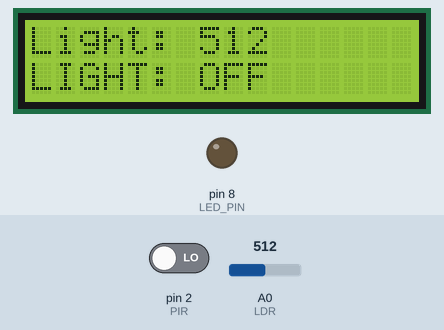
Simulated run of this sketch. Board: Arduino Uno, built with avr-gcc and run on an emulated ATmega328P. On the bench: 16×2 character LCD, output pins drawn as LEDs (lit = HIGH). The test bench sets the inputs (shaded band); at power-on: A0 (LDR) = 512, pin 2 (PIR) LOW.

Above: at 3.2 s.
3.3 s: A0 (LDR) set to 483
At 4.5 s:
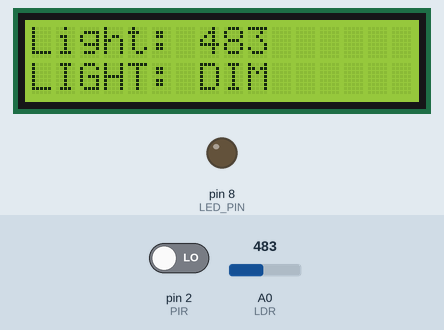
4.8 s: pin 2 (PIR) driven HIGH
At 6.1 s:
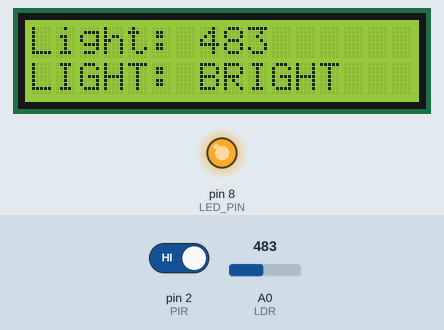
6.5 s: A0 (LDR) set to 510
At 7.8 s:
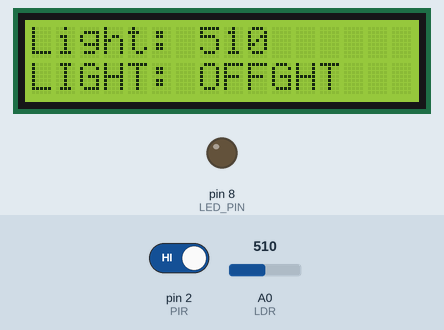
8.1 s: A0 (LDR) set to 490
At 9.4 s:
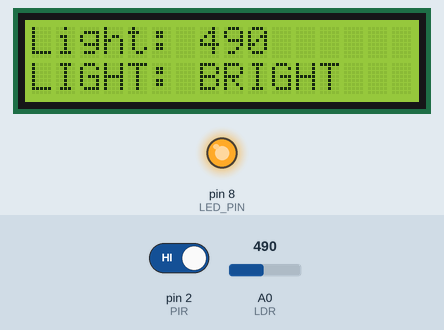
9.7 s: pin 2 (PIR) driven LOW
At 11.3 s:
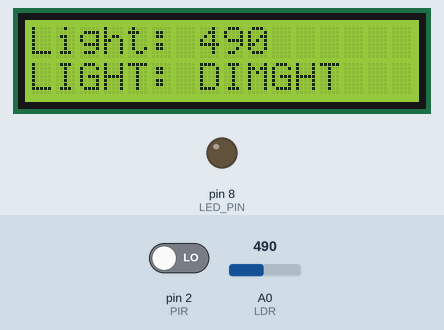
Timing chart, 0 to 12.3 s (numbered marks = the images above; inputs shaded):
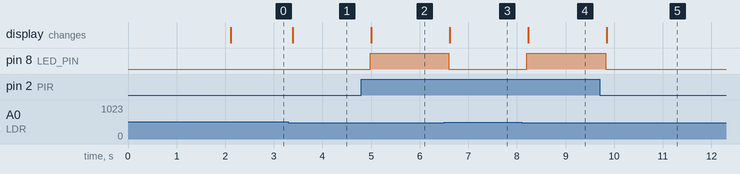

Measured:
- the behaviour switches between 500 and 499 on A0 (LDR) (found by bisection; images 0 and 1)
- after the input at 3.3 s, the display: changes after 0.09 s (image 1)
- after the input at 4.8 s, pin 8 (LED_PIN): LOW → HIGH after 0.18 s; the display: changes after 0.20 s (image 2)
- after the input at 6.5 s, pin 8 (LED_PIN): HIGH → LOW after 0.10 s; the display: changes after 0.12 s (image 3)
- after the input at 8.1 s, pin 8 (LED_PIN): LOW → HIGH after 0.10 s; the display: changes after 0.13 s (image 4)
- after the input at 9.7 s, pin 8 (LED_PIN): HIGH → LOW after 0.12 s; the display: changes after 0.14 s (image 5)

The sketch:

project2_smart_security-light_system.ino
```cpp
#include <Wire.h>
#include <LiquidCrystal_I2C.h>

//pins used
const int PIR = 2;
const int LDR = A0;
const int LED_PIN = 8;

// settings
const int DARK_THRESHOLD = 500;
const int DIM_BRIGHTNESS = 50;
const int BRIGHT_BRIGHTNESS = 255;

//LCD I2C Address
LiquidCrystal_I2C lcd(0x27, 16,2);

void setup() {
  // put your setup code here, to run once:

  // CONFIGURE PINS
  pinMode(PIR, INPUT);
  pinMode(LED_PIN, OUTPUT);

  // Turn on the LCD
  lcd.init();
  lcd.backlight();

  // messages to be printed on the LCD
  lcd.setCursor(0, 0);
  lcd.print("SMART HOME");
  lcd.setCursor(0, 1);
  lcd.print("stating...");
  delay(2000);
  lcd.clear();

}

void loop() {
  // put your main code here, to run repeatedly:

  //read sensors data
  int LightLevel = analogRead(LDR);
  int motion = digitalRead(PIR);

  // determine whether it is dark
  bool dark = LightLevel <DARK_THRESHOLD;

  // lighting logic
  if(dark && motion == HIGH) {
    analogWrite(LED_PIN, BRIGHT_BRIGHTNESS);
  } else if(dark && motion == LOW) {
    analogWrite(LED_PIN, DIM_BRIGHTNESS);
  } else {
    analogWrite(LED_PIN, 0);
  }

  // lcd
  lcd.setCursor(0, 0);
  lcd.print("Light: ");
  lcd.print(LightLevel);
  lcd.print(" ");

  lcd.setCursor(0, 1);

  if(!dark) {
    lcd.print("LIGHT: OFF");
  } else if (motion == HIGH) {
    lcd.print("LIGHT: BRIGHT");
  } else {
    lcd.print("LIGHT: DIM");
  }

  //DELAY
  delay(300);


}
```
